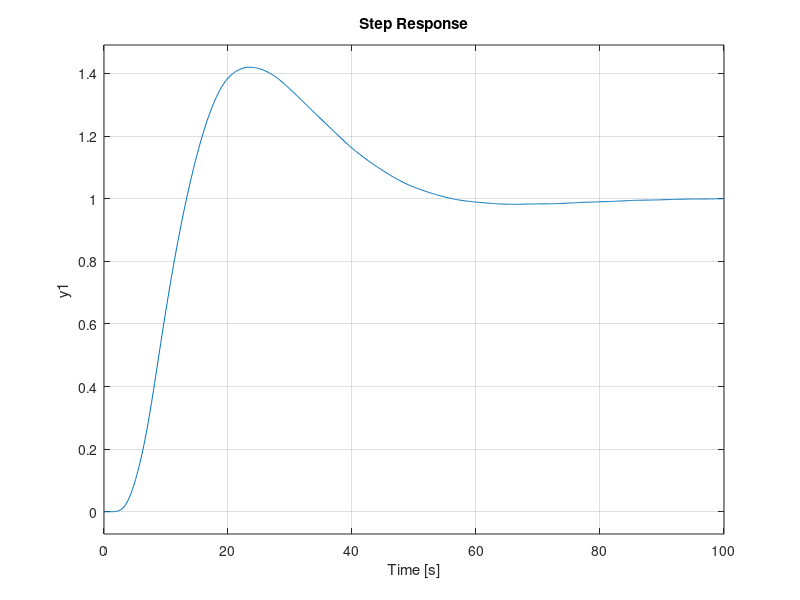
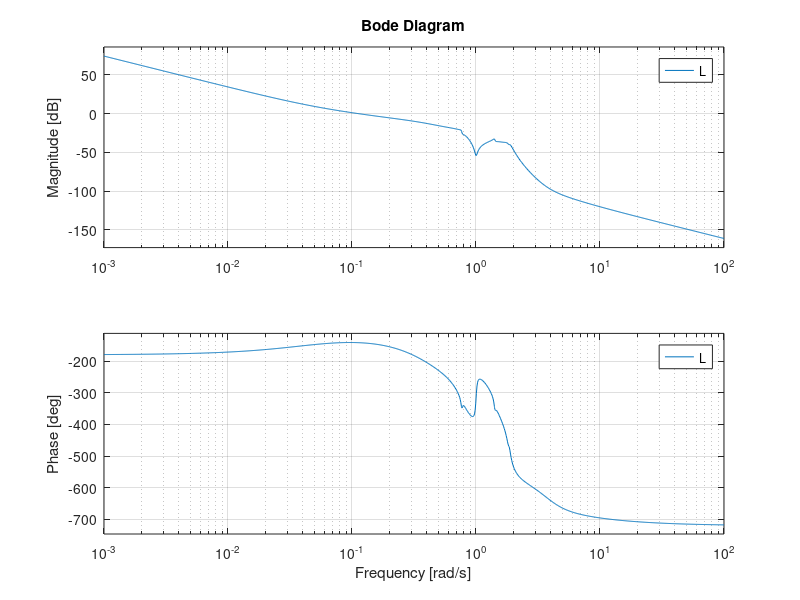
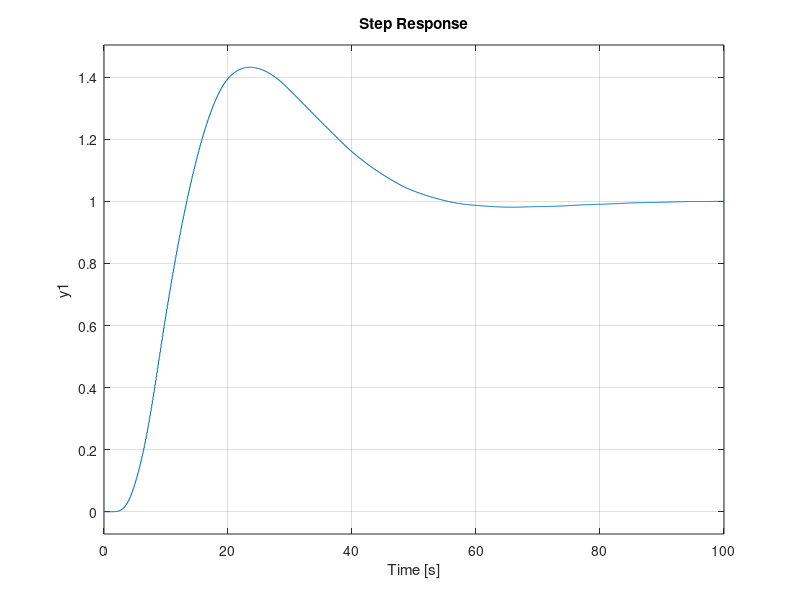
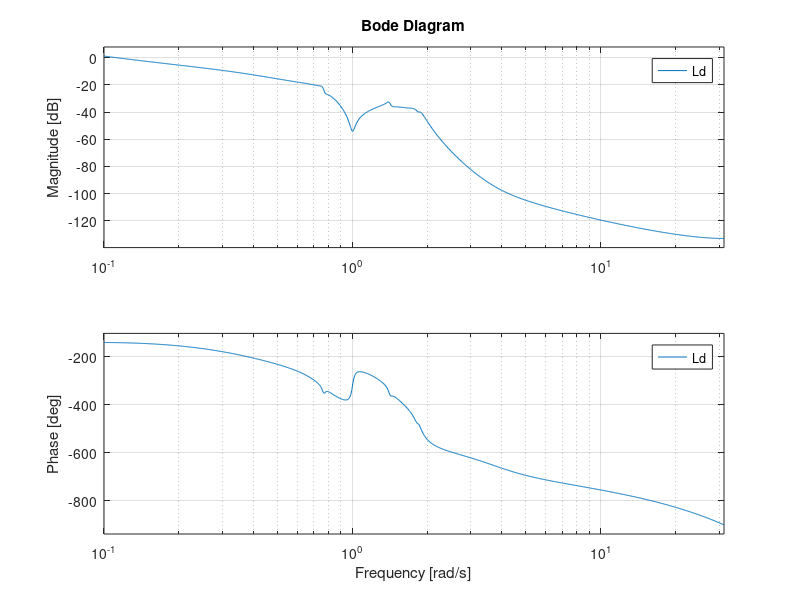

These charts were generated, in order, by the following MATLAB code:
Ap1 = [  0.0         1.0
         0.0         0.0     ];

Ap2 = [ -0.015       0.765
        -0.765      -0.015   ];

Ap3 = [ -0.028       1.410
        -1.410      -0.028   ];

Ap4 = [ -0.04        1.85
        -1.85       -0.04    ];

Ap = blkdiag (Ap1, Ap2, Ap3, Ap4);

Bp = [   0.026
        -0.251
         0.033
        -0.886
        -4.017
         0.145
         3.604
         0.280   ];

Cp = [  -0.996      -0.105       0.261       0.009      -0.001      -0.043       0.002      -0.026   ];

Dp = [   0.0     ];

P = ss (Ap, Bp, Cp, Dp);


Ac = [  -0.4077      0.9741      0.1073      0.0131      0.0023     -0.0186     -0.0003     -0.0098
        -0.0977     -0.1750      0.0215     -0.0896     -0.0260      0.0057      0.0109     -0.0105
         0.0011      0.0218     -0.0148      0.7769      0.0034     -0.0013     -0.0014      0.0011
        -0.0361     -0.5853     -0.7701     -0.3341     -0.0915      0.0334      0.0378     -0.0290
        -0.1716     -2.6546     -0.0210     -1.4467     -0.4428      1.5611      0.1715     -0.1318
        -0.0020      0.0950      0.0029      0.0523     -1.3950     -0.0338     -0.0062      0.0045
         0.1607      2.3824      0.0170      1.2979      0.3721     -0.1353     -0.1938      1.9685
        -0.0006      0.1837      0.0048      0.1010      0.0289     -0.0111     -1.8619     -0.0311  ];

Bc = [  -0.4105
        -0.0868
        -0.0004
         0.0036
         0.0081
        -0.0085
        -0.0004
        -0.0132  ];

Cc = [  -0.0447     -0.6611     -0.0047     -0.3601     -0.1033      0.0375      0.0427     -0.0329  ];

Dc = [   0.0     ];

K = ss (Ac, Bc, Cc, Dc);


tau = 0.1;
Kd = c2d (K, tau);
Pd = c2d (P, tau);

s = tf ('s');
F = 5 / (s + 5);

L = P * K;
Ld = Pd * Kd;

T = feedback (L);
Td = feedback (Ld);

figure (1)
step (T, 100)

figure (2)
bode (L)

figure (3)
step (Td, 100)

figure (4)
bode (Ld)

